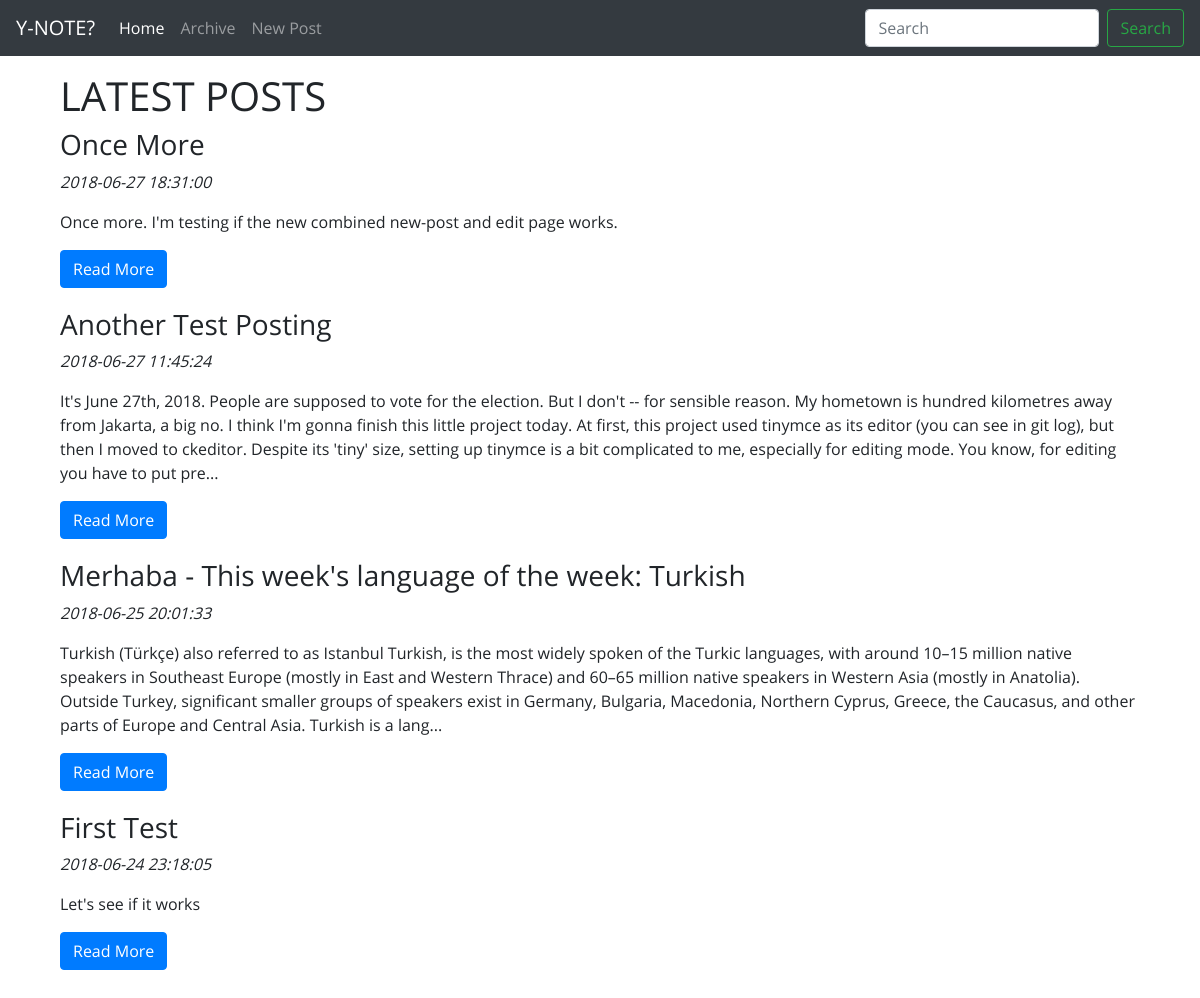
Before: / with the older database file.
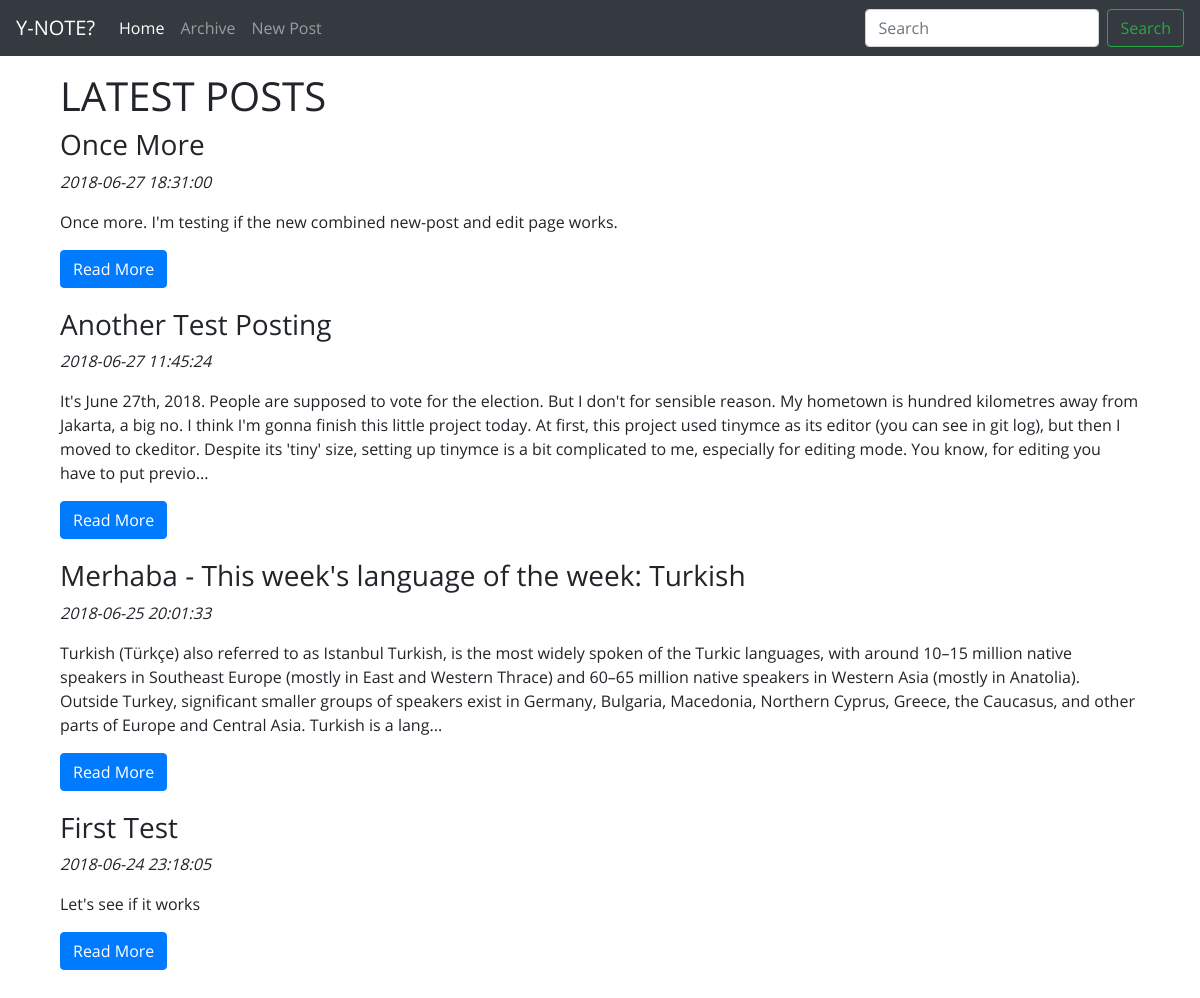
After: the same page with the newer database file.
### tables this page shows
CREATE TABLE `posts` (
  `id_post` int(11) NOT NULL AUTO_INCREMENT,
  `date_post` datetime DEFAULT NULL,
  `title_post` varchar(255) DEFAULT NULL,
  `content` text,
  PRIMARY KEY (`id_post`)
);

### index.php (the view, shortened to what this page needs)
<?php
    include "header.php";
    include "navbar.php";
    include_once "config.php";
    $sql = "SELECT *
            FROM posts
            ORDER BY date_post DESC
            LIMIT 5";
    $result_sql = mysqli_query($db_handle, $sql);
?>
<div class="container">
    <h1>LATEST POSTS</h1>
    <?php
        while($row = mysqli_fetch_array($result_sql)) {
            $content_no_html = strip_tags($row['content']);
            $content_crop = substr($content_no_html, 0, 500);
            if (mb_strlen($content_no_html, 'utf8') > 500) {
                $content_crop .= '...';
            }
            echo <<<EOD
    <div class="row post-showcase">
        <div class="col-md-12">
            <h3>{$row['title_post']}</h3>
            <p><em>{$row['date_post']}</em><p>
            <p>{$content_crop}</p>
            <a href="readpost.php?id-post={$row['id_post']}" class="btn btn-primary">Read More</a>
        </div>
    </div>
EOD;
        };
    ?>
</div>
<?php include "tail.php" ?>

### header.php (shortened to what this page needs)
<!DOCTYPE html>
<head>
    <link rel="stylesheet" href="assets/css/bootstrap.min.css">
    <link rel="stylesheet" href="assets/css/OpenSans.css">
    <?php
        if(isset($style)) {
            echo "<link rel='stylesheet' href='assets/css/".$style."'>";
        } else {
            echo "<link rel='stylesheet' href='assets/css/index.css'>";
        }
    ?>
</head>
<body>
    <div class="container">

### navbar.php (shortened to what this page needs)
<nav class="navbar navbar-expand-md navbar-dark fixed-top bg-dark">
  <a class="navbar-brand" href="/ynote">Y-NOTE?</a>
  <div class="collapse navbar-collapse" id="navbarCollapse">
    <ul class="navbar-nav mr-auto">
      <li class="nav-item active">
        <a class="nav-link" href="/ynote/">Home
        </a>
      </li>
      <li class="nav-item">
        <a class="nav-link" href="/ynote/archive.php">Archive</a>
      </li>
      <li class="nav-item">
        <a class="nav-link" href="/ynote/posting.php">New Post</a>
      </li>
    </ul>
    <form class="form-inline mt-2 mt-md-0">
      <input class="form-control mr-sm-2" type="text" placeholder="Search" aria-label="Search">
      <button class="btn btn-outline-success my-2 my-sm-0" type="submit">Search</button>
    </form>
  </div>
</nav>

### tail.php (shortened to what this page needs)
</div>
</body>
</html>

### assets/css/index.css (style rules this page uses)
body { min-height: 75rem; padding-top: 4.5rem; padding-bottom: 4rem; font-family: 'Open Sans', Courier, monospace; }
.post-showcase { margin-bottom: 20px; }

Changed rows visible on the page:
changed posts "Another Test Posting": content "…election. But I don't -- for sensible reason. My hometown is hundred kilometres away from Jakarta, a big no. I think I'm gonna finish this little project today. At first, this project used tinymce as its editor (you can see in git log), but then I moved to ckeditor. Despite its 'tiny' size, setting up tinymce is a bit complicated to me, especially for editing mode. You know, for editing you have to put pre..." → "…election. But I don't for sensible reason. My hometown is hundred kilometres away from Jakarta, a big no. I think I'm gonna finish this little project today. At first, this project used tinymce as its editor (you can see in git log), but then I moved to ckeditor. Despite its 'tiny' size, setting up tinymce is a bit complicated to me, especially for editing mode. You know, for editing you have to put previo..."
